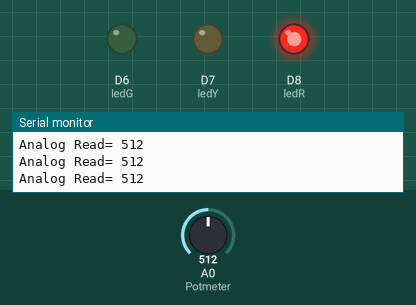
This sketch was run on a simulated ESP8266 (NodeMCU). Parts: output pins drawn as LEDs (lit = HIGH), the last lines printed to the serial monitor. Inputs (shaded band) come from the test bench; at power-on: A0 (Potmeter) = 512.

Above: at 1.2 s.
1.3 s: A0 (Potmeter) set to 585
2.8 s: A0 (Potmeter) set to 619
At 4.2 s:
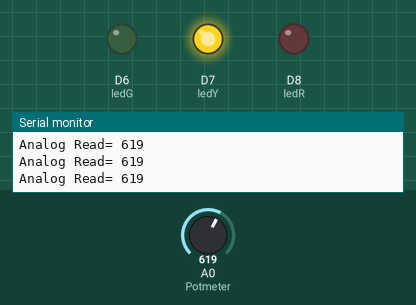
4.5 s: A0 (Potmeter) set to 787
6.0 s: A0 (Potmeter) set to 811
At 6.7 s:
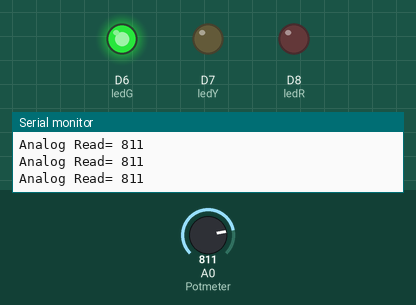
7.5 s: A0 (Potmeter) set to 790
At 7.9 s:
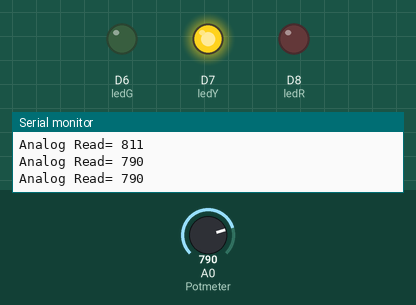
9.0 s: A0 (Potmeter) set to 810
At 10.3 s:
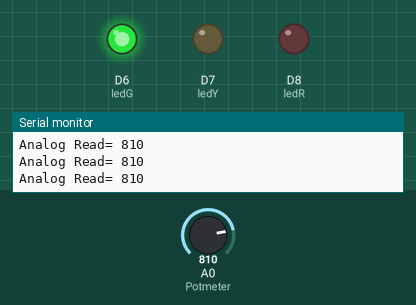
Timing chart, 0 to 11.5 s (numbered marks = the images above; inputs shaded):
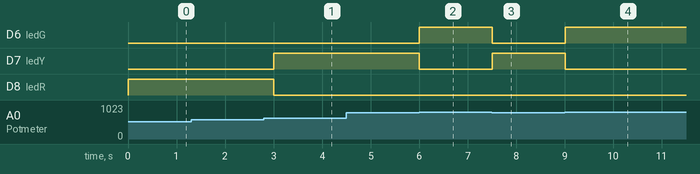

The sketch:

potmeter_led.ino
```cpp
/*---------------------KRENOVATOR---------------------
  SMART DISTANCE & ALERT

  Demonstrates the potentiometer to understand the analog
  pin and how to code it. That potentiometer will triggers
  to the LED if the condition is met.

  Get the code at github:
  http://bit.ly/SmartDistanceAlert

  by M.Zulsyahmi @krenovator
  September 2018
 */

//initialize the pin used for potentiometer and LED
int Potmeter = A0;
int potVal = 0;

int ledG = D6;
int ledY = D7;
int ledR = D8;

void setup() {
  //declare the function of each initialized
  pinMode(Potmeter,INPUT);
  pinMode(ledG, OUTPUT);
  pinMode(ledY, OUTPUT);
  pinMode(ledR, OUTPUT);

  //burn command to be display on serial monitor
  Serial.begin(9600);
}

void loop() {
  int potVal = analogRead(Potmeter);

  Serial.print("Analog Read= ");
  Serial.println(potVal);

  //the condition to be met for the potentiometer to trigger the LED and display in serial monitor
  if (potVal<= 600){
    digitalWrite(ledG, LOW);
    digitalWrite(ledY, LOW);
    digitalWrite(ledR, HIGH);
  }

  else if (potVal>600 && potVal<=800){
    digitalWrite(ledG, LOW);
    digitalWrite(ledY, HIGH);
    digitalWrite(ledR, LOW);
  }

  else if (potVal>800){
    digitalWrite(ledG, HIGH);
    digitalWrite(ledY, LOW);
    digitalWrite(ledR, LOW);
  }
  delay(250);
}
```

Measured:
- the behaviour switches between 600 and 601 on A0 (Potmeter) (found by bisection; images 0 and 1)
- the behaviour switches between 800 and 801 on A0 (Potmeter) (found by bisection; images 1 and 2)
- after the input at 2.8 s, D7 (ledY): LOW → HIGH after 0.20 s; D8 (ledR): HIGH → LOW after 0.20 s
- after the input at 6.0 s, D6 (ledG): LOW → HIGH at once; D7 (ledY): HIGH → LOW at once
- after the input at 7.5 s, D6 (ledG): HIGH → LOW at once; D7 (ledY): LOW → HIGH at once
- after the input at 9.0 s, D6 (ledG): LOW → HIGH at once; D7 (ledY): HIGH → LOW at once
